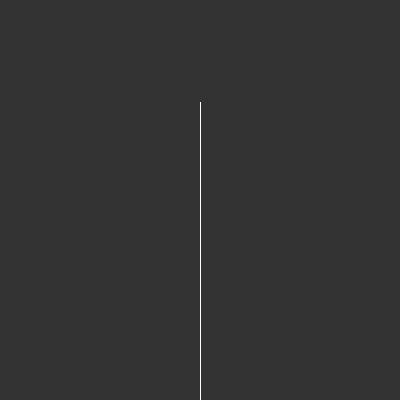
Frame 1 (no input)
Frame 60 (the mouse pressed at the canvas centre just before this capture): identical to frame 1, image omitted
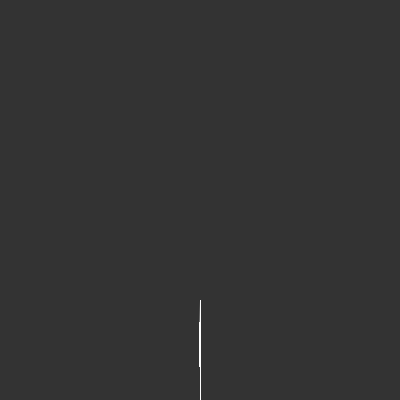
Frame 120 (the mouse held since frame 60 and released just before this capture)

The Processing sketch that drew these frames (run headless with seeded random() and noise(); from frame 60 on, the mouse is pressed at the canvas centre):

// Processing sketch: CC_014_Fractals_Recursion
// ── CC_014_Fractals_Recursion.pde
void setup() {
  size(400, 400);
}

void draw() {
  background(51);

  stroke(255);
  translate(200, height);
  branch(100);
}

void branch(float len) {
  line(0, 0, 0, -len);
  float decay = 0.67;
  translate(0, -len);
  
  //Recursion break condition
  if (len > 4) { 

    pushMatrix();
    rotate(map(mouseX, 0, width, 0, TWO_PI));
    branch(len * decay);
    popMatrix();

    pushMatrix();
    rotate(-map(mouseX, 0, width, 0, TWO_PI));
    branch(len * decay);
    popMatrix();
  }
}
